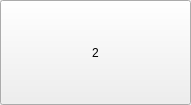
<?xml version="1.0" encoding="UTF-8"?>
<ui version="4.0">
 <class>Form</class>
 <widget class="QWidget" name="Form">
  <property name="geometry">
   <rect>
    <x>0</x>
    <y>0</y>
    <width>191</width>
    <height>105</height>
   </rect>
  </property>
  <property name="sizePolicy">
   <sizepolicy hsizetype="Fixed" vsizetype="Fixed">
    <horstretch>0</horstretch>
    <verstretch>0</verstretch>
   </sizepolicy>
  </property>
  <property name="minimumSize">
   <size>
    <width>191</width>
    <height>105</height>
   </size>
  </property>
  <property name="maximumSize">
   <size>
    <width>191</width>
    <height>105</height>
   </size>
  </property>
  <property name="windowTitle">
   <string>Form</string>
  </property>
  <widget class="QPushButton" name="pushButton">
   <property name="geometry">
    <rect>
     <x>0</x>
     <y>0</y>
     <width>191</width>
     <height>105</height>
    </rect>
   </property>
   <property name="sizePolicy">
    <sizepolicy hsizetype="Fixed" vsizetype="Fixed">
     <horstretch>0</horstretch>
     <verstretch>0</verstretch>
    </sizepolicy>
   </property>
   <property name="text">
    <string>2</string>
   </property>
  </widget>
 </widget>
 <resources/>
 <connections/>
</ui>
